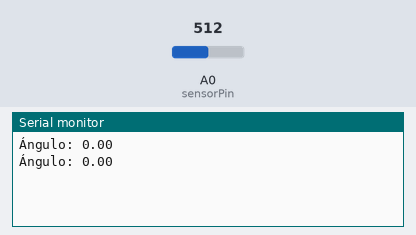
This sketch was run on a simulated Arduino Uno, built with avr-gcc and run on an emulated ATmega328P. On the bench: the last lines printed to the serial monitor. The test bench sets the inputs (shaded band); at power-on: A0 (sensorPin) = 512.

Above: at 1.8 s.
1.9 s: A0 (sensorPin) set to 716
At 2.8 s:
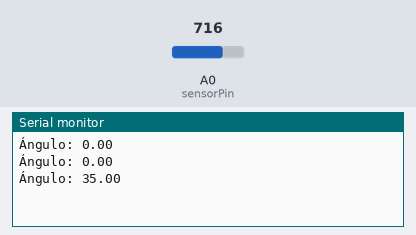
3.4 s: A0 (sensorPin) set to 900
At 4.4 s:
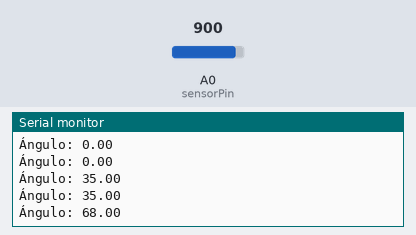
Timing chart, 0 to 6.4 s (numbered marks = the images above; inputs shaded):
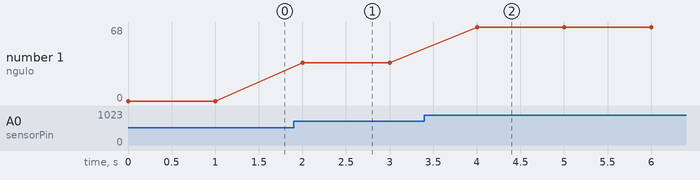

The sketch:

Til-Switch.ino
```cpp
int sensorPin = A0; // lee la señal del pin analógico A0
float angle = 0; // crea una variable para el ángulo medido

void setup() {
  Serial.begin(9600); // inicia la comunicación serial a 9600 bps
}

void loop() {
  int sensorValue = analogRead(sensorPin); // lee el valor del sensor
  angle = map(sensorValue, 0, 1023, -90, 90); // mapea el valor del sensor a un ángulo en grados
  Serial.print("Ángulo: "); // imprime "Ángulo: " en la consola serial
  Serial.println(angle); // imprime el ángulo medido en la consola serial
  delay(1000); // espera un segundo antes de tomar otra medición
}
```

Measured:
- after the input at 1.9 s, the serial monitor: prints a new line after 0.10 s (image 1)
- after the input at 3.4 s, the serial monitor: prints a new line after 0.60 s (image 2)
- plotted number 1: 0 → 35 after the input at 1.9 s, 35 → 68 after the input at 3.4 s
